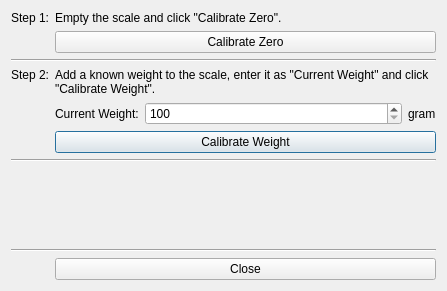
<?xml version="1.0" encoding="UTF-8"?>
<ui version="4.0">
 <class>Calibration</class>
 <widget class="QDialog" name="Calibration">
  <property name="geometry">
   <rect>
    <x>0</x>
    <y>0</y>
    <width>447</width>
    <height>291</height>
   </rect>
  </property>
  <property name="windowTitle">
   <string>Load Cell Calibration</string>
  </property>
  <layout class="QVBoxLayout" name="verticalLayout">
   <item>
    <layout class="QGridLayout" name="gridLayout">
     <item row="4" column="2">
      <widget class="QSpinBox" name="spin_weight">
       <property name="sizePolicy">
        <sizepolicy hsizetype="Expanding" vsizetype="Fixed">
         <horstretch>0</horstretch>
         <verstretch>0</verstretch>
        </sizepolicy>
       </property>
       <property name="minimum">
        <number>100</number>
       </property>
       <property name="maximum">
        <number>1000000000</number>
       </property>
       <property name="singleStep">
        <number>100</number>
       </property>
      </widget>
     </item>
     <item row="5" column="1" colspan="3">
      <widget class="QPushButton" name="button_weight">
       <property name="text">
        <string>Calibrate Weight</string>
       </property>
      </widget>
     </item>
     <item row="1" column="1" colspan="3">
      <widget class="QPushButton" name="button_zero">
       <property name="text">
        <string>Calibrate Zero</string>
       </property>
      </widget>
     </item>
     <item row="4" column="3">
      <widget class="QLabel" name="label_3">
       <property name="text">
        <string>gram</string>
       </property>
      </widget>
     </item>
     <item row="0" column="0">
      <widget class="QLabel" name="label_step1">
       <property name="text">
        <string>Step 1:</string>
       </property>
       <property name="alignment">
        <set>Qt::AlignLeading|Qt::AlignLeft|Qt::AlignTop</set>
       </property>
      </widget>
     </item>
     <item row="0" column="1" colspan="3">
      <widget class="QLabel" name="label_6">
       <property name="text">
        <string>Empty the scale and click &quot;Calibrate Zero&quot;.</string>
       </property>
       <property name="wordWrap">
        <bool>true</bool>
       </property>
      </widget>
     </item>
     <item row="3" column="0">
      <widget class="QLabel" name="label_step2">
       <property name="text">
        <string>Step 2:</string>
       </property>
       <property name="alignment">
        <set>Qt::AlignLeading|Qt::AlignLeft|Qt::AlignTop</set>
       </property>
      </widget>
     </item>
     <item row="3" column="1" colspan="3">
      <widget class="QLabel" name="label_7">
       <property name="text">
        <string>Add a known weight to the scale, enter it as &quot;Current Weight&quot; and click &quot;Calibrate Weight&quot;.</string>
       </property>
       <property name="wordWrap">
        <bool>true</bool>
       </property>
      </widget>
     </item>
     <item row="2" column="0" colspan="4">
      <widget class="Line" name="line">
       <property name="orientation">
        <enum>Qt::Horizontal</enum>
       </property>
      </widget>
     </item>
     <item row="7" column="1" colspan="3">
      <widget class="QLabel" name="label_status">
       <property name="text">
        <string>&lt;status&gt;</string>
       </property>
       <property name="wordWrap">
        <bool>true</bool>
       </property>
      </widget>
     </item>
     <item row="6" column="0" colspan="4">
      <widget class="Line" name="line_2">
       <property name="orientation">
        <enum>Qt::Horizontal</enum>
       </property>
      </widget>
     </item>
     <item row="4" column="1">
      <widget class="QLabel" name="label_2">
       <property name="text">
        <string>Current Weight:</string>
       </property>
      </widget>
     </item>
     <item row="10" column="1" colspan="3">
      <widget class="QPushButton" name="button_close">
       <property name="text">
        <string>Close</string>
       </property>
      </widget>
     </item>
     <item row="9" column="0" colspan="4">
      <widget class="Line" name="line_3">
       <property name="orientation">
        <enum>Qt::Horizontal</enum>
       </property>
      </widget>
     </item>
     <item row="8" column="1">
      <spacer name="verticalSpacer">
       <property name="orientation">
        <enum>Qt::Vertical</enum>
       </property>
       <property name="sizeHint" stdset="0">
        <size>
         <width>20</width>
         <height>15</height>
        </size>
       </property>
      </spacer>
     </item>
    </layout>
   </item>
  </layout>
 </widget>
 <tabstops>
  <tabstop>button_zero</tabstop>
  <tabstop>spin_weight</tabstop>
  <tabstop>button_weight</tabstop>
 </tabstops>
 <resources/>
 <connections/>
</ui>
